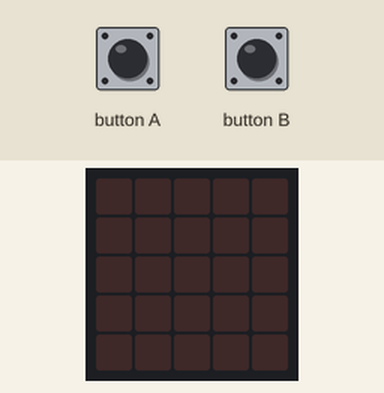
Simulated run of this program. Board: BBC micro:bit (MakeCode). Shown: the board's 5×5 LED display. The inputs (shaded band) are chosen by the test bench. Random numbers come from a fixed seed; no radio messages arrive unless stated (any console line starting 'radio sent:' is added by the test bench); what the program prints to the serial console is not drawn.

Above: at 1.2 s.
1.3 s: button B pressed for 0.15 s
At 3.3 s:
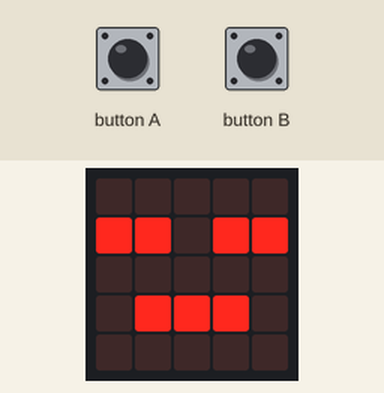
3.7 s: button B pressed for 0.15 s
At 5.1 s:
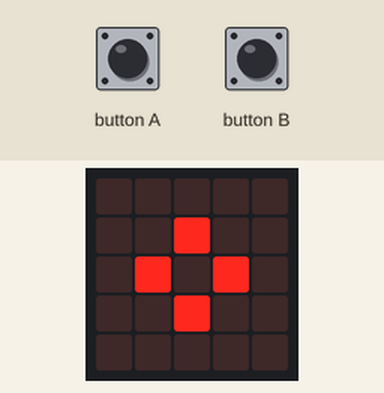
6.1 s: button B pressed for 0.15 s
At 8.1 s:
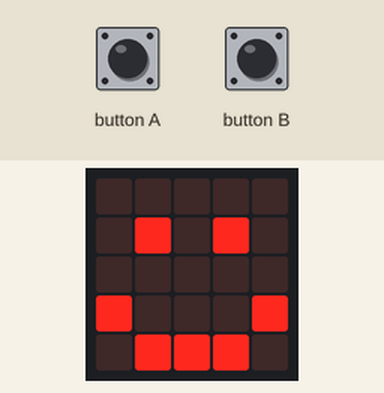
8.5 s: button B pressed for 0.15 s
At 10.0 s:
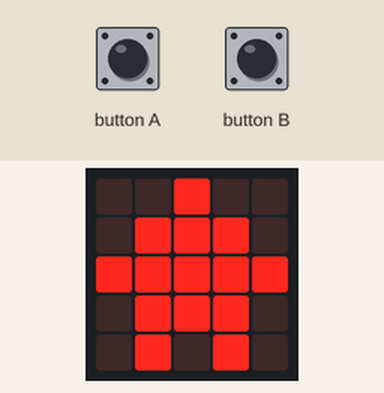
10.9 s: button B pressed for 0.15 s
At 13.0 s:
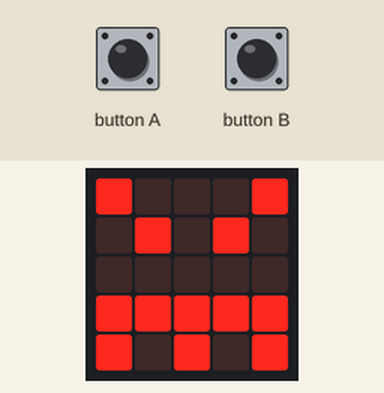
13.3 s: button B pressed for 0.15 s
At 14.8 s:
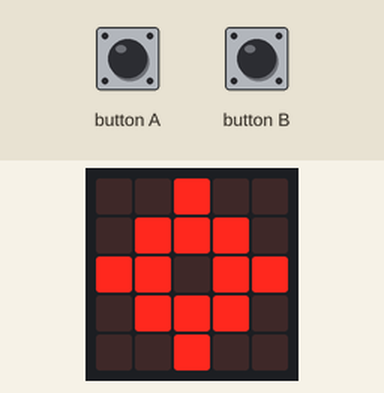
Timing chart, 0 to 16.3 s (numbered marks = the images above; inputs shaded):
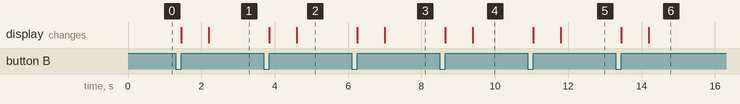

Measured:
- after the input at 1.3 s, the display: first changes after 0.15 s (image 1 shows a later state)
- after the input at 3.7 s, the display: first changes after 0.15 s (image 2 shows a later state)
- after the input at 6.1 s, the display: first changes after 0.15 s (image 3 shows a later state)
- after the input at 8.5 s, the display: first changes after 0.15 s (image 4 shows a later state)
- after the input at 10.9 s, the display: first changes after 0.15 s (image 5 shows a later state)
- after the input at 13.3 s, the display: first changes after 0.15 s (image 6 shows a later state)

The program:

main.ts
```typescript
radio.onReceivedNumber(function (receivedNumber) {
    if (!(isTreasure)) {
        if (radio.receivedPacket(RadioPacketProperty.SignalStrength) < -95) {
            basic.showLeds(`
                . . . . .
                . . . . .
                . . . . .
                . . . . .
                . . . . .
                `)
        } else if (radio.receivedPacket(RadioPacketProperty.SignalStrength) < -75) {
            basic.showLeds(`
                . . . . .
                . . . . .
                . . . . .
                . . . . .
                . # # # .
                `)
        } else if (radio.receivedPacket(RadioPacketProperty.SignalStrength) < -60) {
            basic.showLeds(`
                . . . . .
                . . . . .
                . . . . .
                . # # # .
                # # # # #
                `)
        } else if (radio.receivedPacket(RadioPacketProperty.SignalStrength) < -50) {
            basic.showLeds(`
                . . . . .
                . . . . .
                . # # # .
                # # # # #
                # # # # #
                `)
        } else if (radio.receivedPacket(RadioPacketProperty.SignalStrength) < -40) {
            basic.showLeds(`
                . . . . .
                . # # # .
                # # # # #
                # # # # #
                # # # # #
                `)
        } else {
            basic.showLeds(`
                . # # # .
                # # # # #
                # # # # #
                # # # # #
                # # # # #
                `)
        }
    }
})
input.onButtonPressed(Button.A, function () {
    isTreasure = false
})
input.onButtonPressed(Button.B, function () {
    isTreasure = true
    Power += 1
    if (Power > 7) {
        Power = 0
    }
    basic.showNumber(Power)
    radio.setTransmitPower(Power)
    basic.showIcon(randint(0, 40))
})
let Power = 0
let isTreasure = false
isTreasure = true
radio.setGroup(53)
Power = 1
radio.setTransmitPower(Power)
basic.forever(function () {
    if (isTreasure) {
        radio.sendNumber(0)
        basic.pause(200)
    }
})
```

test.ts
```typescript
// テストはここに来ます。このパッケージが拡張機能として使用されるときにはコンパイルされません。
```
